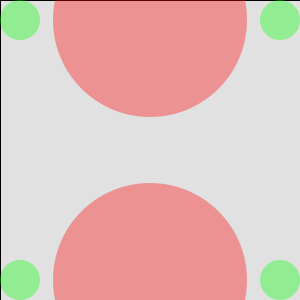
Frame 1 (no input)
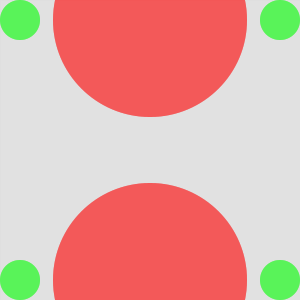
Frame 60 (the mouse pressed at the canvas centre just before this capture)
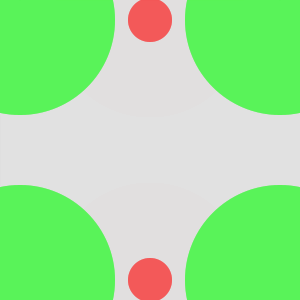
Frame 120 (the mouse held since frame 60 and released just before this capture)

The Processing sketch that drew these frames (run headless with seeded random() and noise(); from frame 60 on, the mouse is pressed at the canvas centre):

// Processing sketch: processing_42211
// ── processing_42211.pde

int a = 40;
int b = 234;
int c = 0;
int x = 0;
int y = 0;

void setup() 
{
  size(300, 300);
  background(225);
  smooth();
}



void draw() 
{
  fill(225,90);
  rect(0,0,300,300);
  noStroke();
  fill(255);
 
  
  x = a + mouseX ;
  
  println(y);
  println(x);
  println(mouseX);


  if(mouseX > 150 && mouseX > 0){
    y = mouseX - 110; 
   }
 
   else{
    y = b - x;
     }

 fill(0,255,0,90);
 ellipse (20, 20, x, x);
 ellipse (20, 280, x, x);
 ellipse (280, 20, x, x);
 ellipse (280, 280, x, x);
 
 fill(255,0,0,90);
 ellipse (150,20, y, y);
 ellipse (150,280, y, y);

}
